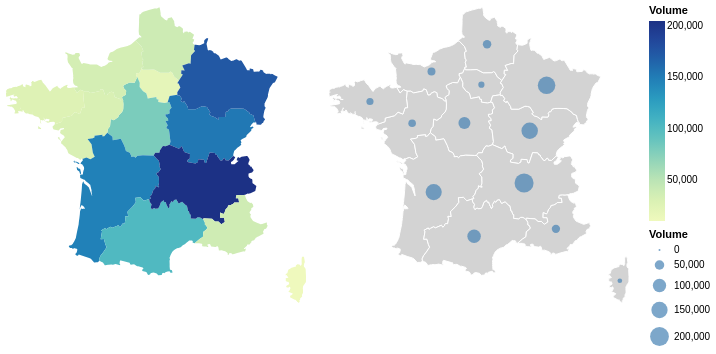

Notebook code for this chart:
### Markdown cell above
##### Question 2

Color is not the most efficient to directly display quantities, as it allows to represent order, but not proportions.
As consequence, choropleth maps displaying absolute numbers are considered as very bad in classical cartography.
Here, the proportionnal points allows directly to interpret that one region has "twice wood volume" than another. In order to make the same interpretation with the choropleth map, the user's eye has to go back and forth several times between the map and the legend.
Using color in maps is more accepted for density values (absolute values divided by population or surface), or for maps using a regular division of space (even if the better efficiency of size still goes on).

### Code cell
simple_choroplethmap = altair.Chart(data_geojson_regions).mark_geoshape().transform_lookup(
    lookup='properties.code_geog',
    from_=altair.LookupData(volume_by_regions, 'RAD13', ['Volume'])
).encode(
    color='Volume:Q',
    tooltip=[
                altair.Tooltip("properties.libelle_geog", type='nominal', title="code"),
                altair.Tooltip("Volume", type='quantitative', title="wood volume")
            ]
)

background = altair.Chart(data_geojson_regions).mark_geoshape(fill='lightgray', stroke='white').encode(
    tooltip=[
                altair.Tooltip("properties.libelle_geog", type='nominal', title="code")
            ]
).project('mercator')

propcircle = altair.Chart(data_geojson_regions).mark_circle().transform_lookup(
    lookup='properties.code_geog',
    from_=altair.LookupData(volume_by_regions, 'RAD13', ['Volume'])).encode(
    longitude='properties.x:Q',
    latitude='properties.y:Q',
    size=altair.Size('Volume:Q'),
    color=altair.value('steelblue'),
    tooltip=[
                altair.Tooltip("properties.libelle_geog", type='nominal', title="code"),
                altair.Tooltip("Volume", type='quantitative', title="wood volume")
            ]
)
    
simple_choroplethmap | background + propcircle
